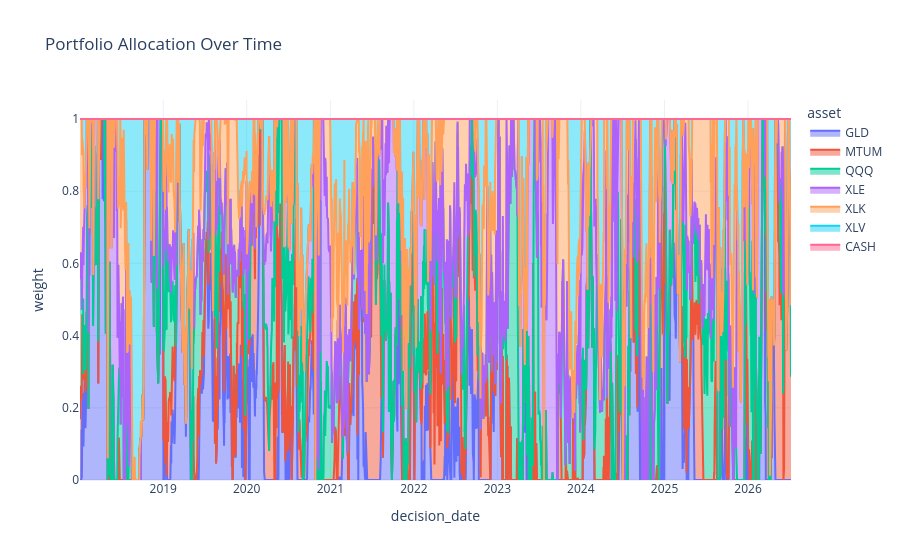

The code cell stored with this chart in its notebook:
### Markdown cell above
## Portfolio Allocation

### Code cell
allocation_fig = build_allocation_figure(result)
allocation_fig.show()

### Figure 1 — Plotly figure (JSON) as saved in the notebook; plotly's stock layout.template omitted (floating-point values rounded to 4 significant figures; data arrays with more than 128 entries replaced by an {"elided": "..."} marker saying what was removed)
{"data": [{"fillpattern": {"shape": ""}, "hovertemplate": "asset=GLD<br>decision_date=%{x}<br>weight=%{y}<extra></extra>", "legendgroup": "GLD", "line": {"color": "#636efa"}, "marker": {"symbol": "circle"}, "mode": "lines", "name": "GLD", "orientation": "v", "showlegend": true, "stackgroup": "1", "type": "scatter", "x": {"elided": "2139 str values"}, "xaxis": "x", "y": {"elided": "2139 float values"}, "yaxis": "y"}, {"fillpattern": {"shape": ""}, "hovertemplate": "asset=MTUM<br>decision_date=%{x}<br>weight=%{y}<extra></extra>", "legendgroup": "MTUM", "line": {"color": "#EF553B"}, "marker": {"symbol": "circle"}, "mode": "lines", "name": "MTUM", "orientation": "v", "showlegend": true, "stackgroup": "1", "type": "scatter", "x": {"elided": "2139 str values"}, "xaxis": "x", "y": {"elided": "2139 float values"}, "yaxis": "y"}, {"fillpattern": {"shape": ""}, "hovertemplate": "asset=QQQ<br>decision_date=%{x}<br>weight=%{y}<extra></extra>", "legendgroup": "QQQ", "line": {"color": "#00cc96"}, "marker": {"symbol": "circle"}, "mode": "lines", "name": "QQQ", "orientation": "v", "showlegend": true, "stackgroup": "1", "type": "scatter", "x": {"elided": "2139 str values"}, "xaxis": "x", "y": {"elided": "2139 float values"}, "yaxis": "y"}, {"fillpattern": {"shape": ""}, "hovertemplate": "asset=XLE<br>decision_date=%{x}<br>weight=%{y}<extra></extra>", "legendgroup": "XLE", "line": {"color": "#ab63fa"}, "marker": {"symbol": "circle"}, "mode": "lines", "name": "XLE", "orientation": "v", "showlegend": true, "stackgroup": "1", "type": "scatter", "x": {"elided": "2139 str values"}, "xaxis": "x", "y": {"elided": "2139 float values"}, "yaxis": "y"}, {"fillpattern": {"shape": ""}, "hovertemplate": "asset=XLK<br>decision_date=%{x}<br>weight=%{y}<extra></extra>", "legendgroup": "XLK", "line": {"color": "#FFA15A"}, "marker": {"symbol": "circle"}, "mode": "lines", "name": "XLK", "orientation": "v", "showlegend": true, "stackgroup": "1", "type": "scatter", "x": {"elided": "2139 str values"}, "xaxis": "x", "y": {"elided": "2139 float values"}, "yaxis": "y"}, {"fillpattern": {"shape": ""}, "hovertemplate": "asset=XLV<br>decision_date=%{x}<br>weight=%{y}<extra></extra>", "legendgroup": "XLV", "line": {"color": "#19d3f3"}, "marker": {"symbol": "circle"}, "mode": "lines", "name": "XLV", "orientation": "v", "showlegend": true, "stackgroup": "1", "type": "scatter", "x": {"elided": "2139 str values"}, "xaxis": "x", "y": {"elided": "2139 float values"}, "yaxis": "y"}, {"fillpattern": {"shape": ""}, "hovertemplate": "asset=CASH<br>decision_date=%{x}<br>weight=%{y}<extra></extra>", "legendgroup": "CASH", "line": {"color": "#FF6692"}, "marker": {"symbol": "circle"}, "mode": "lines", "name": "CASH", "orientation": "v", "showlegend": true, "stackgroup": "1", "type": "scatter", "x": {"elided": "2139 str values"}, "xaxis": "x", "y": {"elided": "2139 float values"}, "yaxis": "y"}], "layout": {"legend": {"title": {"text": "asset"}, "tracegroupgap": 0}, "title": {"text": "Portfolio Allocation Over Time"}, "xaxis": {"anchor": "y", "domain": [0, 1], "title": {"text": "decision_date"}}, "yaxis": {"anchor": "x", "domain": [0, 1], "title": {"text": "weight"}}}}
